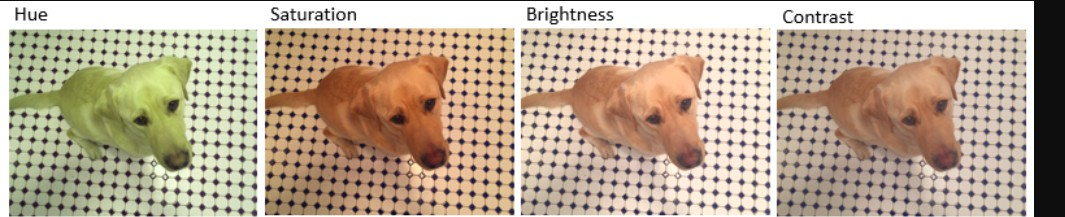
#> input picture cv/computervisionteamA/image.jpg, 1065 x 217 px
$ python preprocessing.py
#> lines starting #> are read from the running program, lines starting #| are printed output that depends on the picture
import cv2
import os
INPUT_IMAGE_PATH = "image.jpg"   # put your image in same folder
OUTPUT_FOLDER = "output"
os.makedirs(OUTPUT_FOLDER, exist_ok=True)
image = cv2.imread(INPUT_IMAGE_PATH)
#> image is the input picture: shape (217, 1065, 3); mean B, G, R 146.9, 167.7, 185
if image is None:
    print("Error: Image not found!")
    exit()
print("Image loaded successfully")
resized = cv2.resize(image, (500, 500))
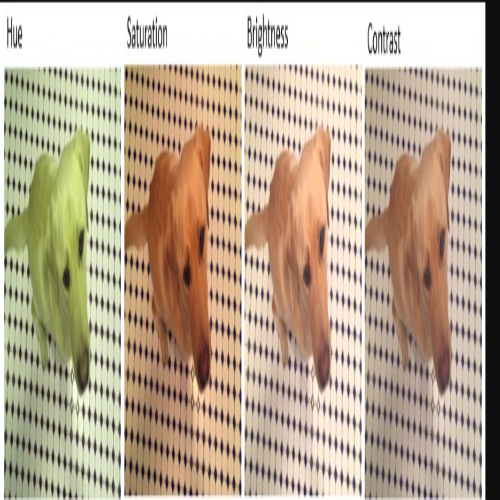
#> resized: shape (500, 500, 3); mean B, G, R 146.7, 167.6, 184.9
gray = cv2.cvtColor(resized, cv2.COLOR_BGR2GRAY)
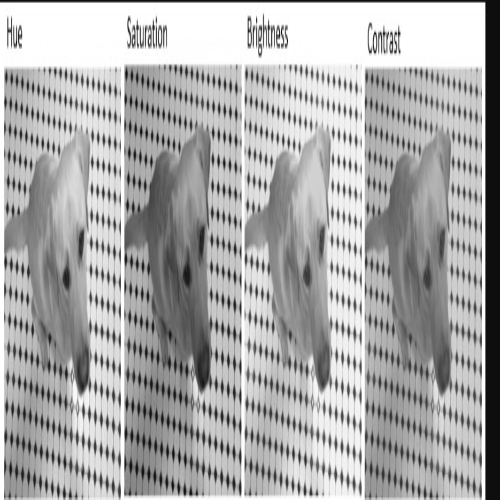
#> gray: shape (500, 500); min 7, max 255, mean 170.4
blur = cv2.GaussianBlur(gray, (5, 5), 0)
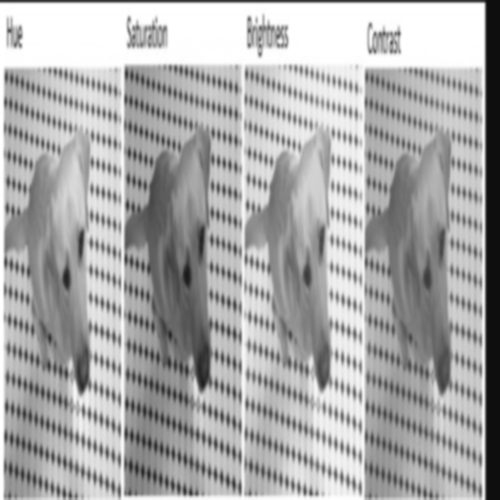
#> blur: shape (500, 500); min 13, max 255, mean 170.4
edges = cv2.Canny(blur, 100, 200)
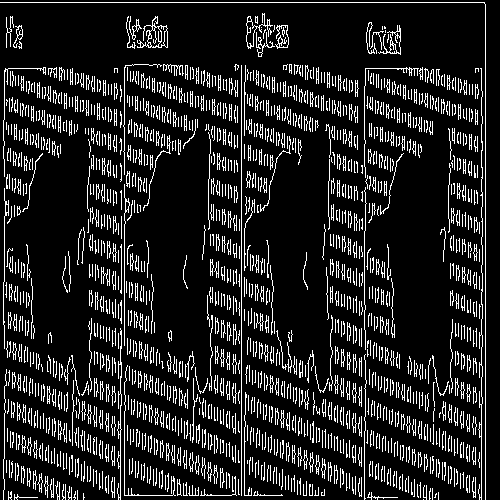
#> edges: shape (500, 500); 14.4% white in thin lines or dots
equalized = cv2.equalizeHist(gray)
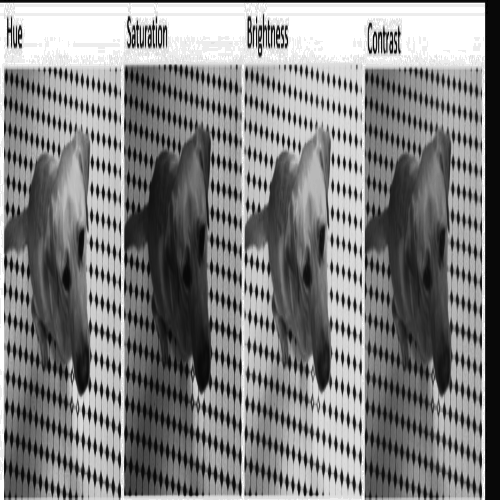
#> equalized: shape (500, 500); min 0, max 255, mean 129.1
cv2.imwrite(os.path.join(OUTPUT_FOLDER, "resized.jpg"), resized)
cv2.imwrite(os.path.join(OUTPUT_FOLDER, "gray.jpg"), gray)
cv2.imwrite(os.path.join(OUTPUT_FOLDER, "blur.jpg"), blur)
cv2.imwrite(os.path.join(OUTPUT_FOLDER, "edges.jpg"), edges)
cv2.imwrite(os.path.join(OUTPUT_FOLDER, "equalized.jpg"), equalized)
print("Processed images saved in 'output' folder")
cv2.imshow("Original", image)
cv2.imshow("Resized", resized)
cv2.imshow("Gray", gray)
cv2.imshow("Blur", blur)
cv2.imshow("Edges", edges)
cv2.imshow("Equalized", equalized)
cv2.waitKey(0)
cv2.destroyAllWindows()
